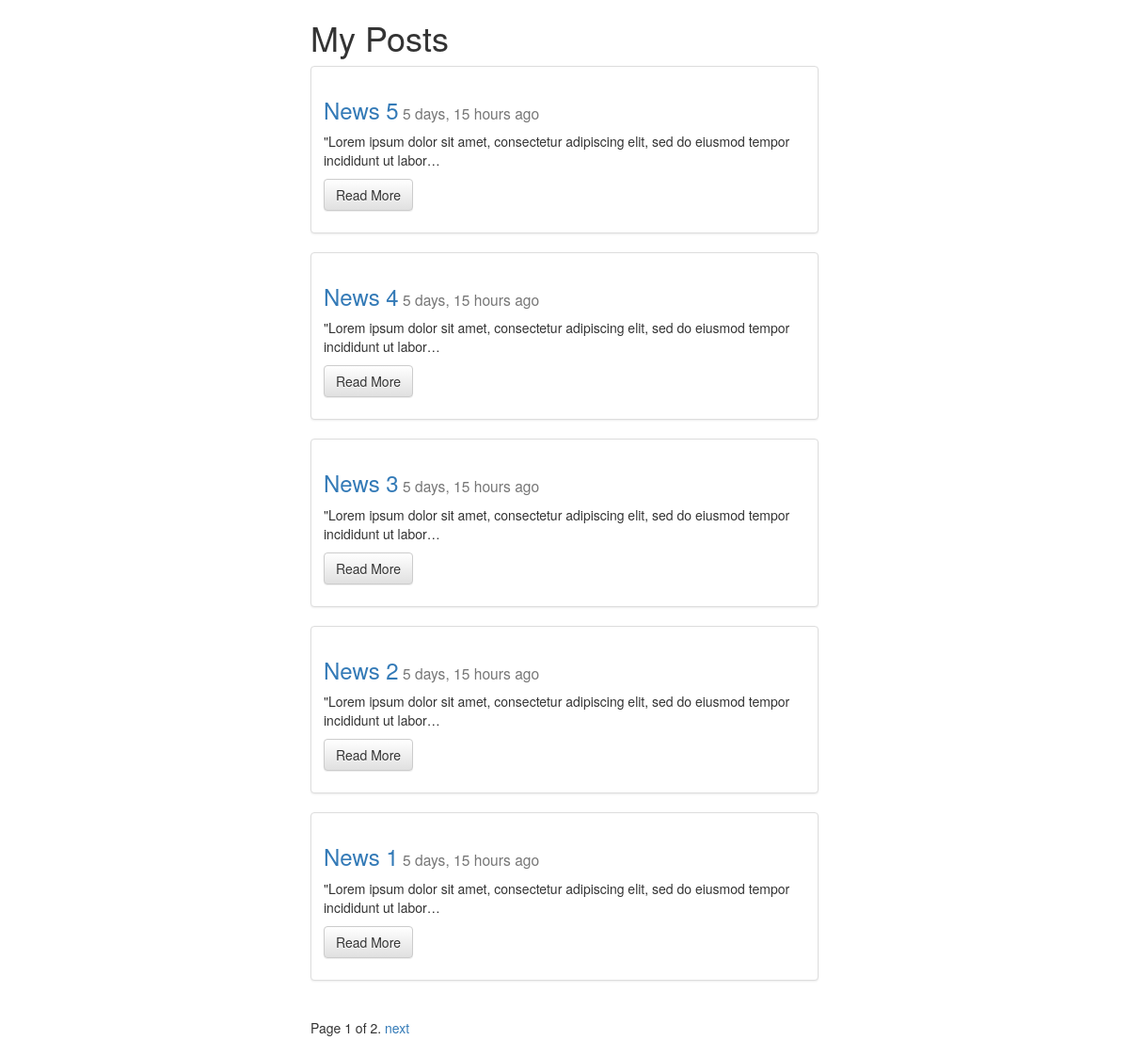
The app's page /, older data.
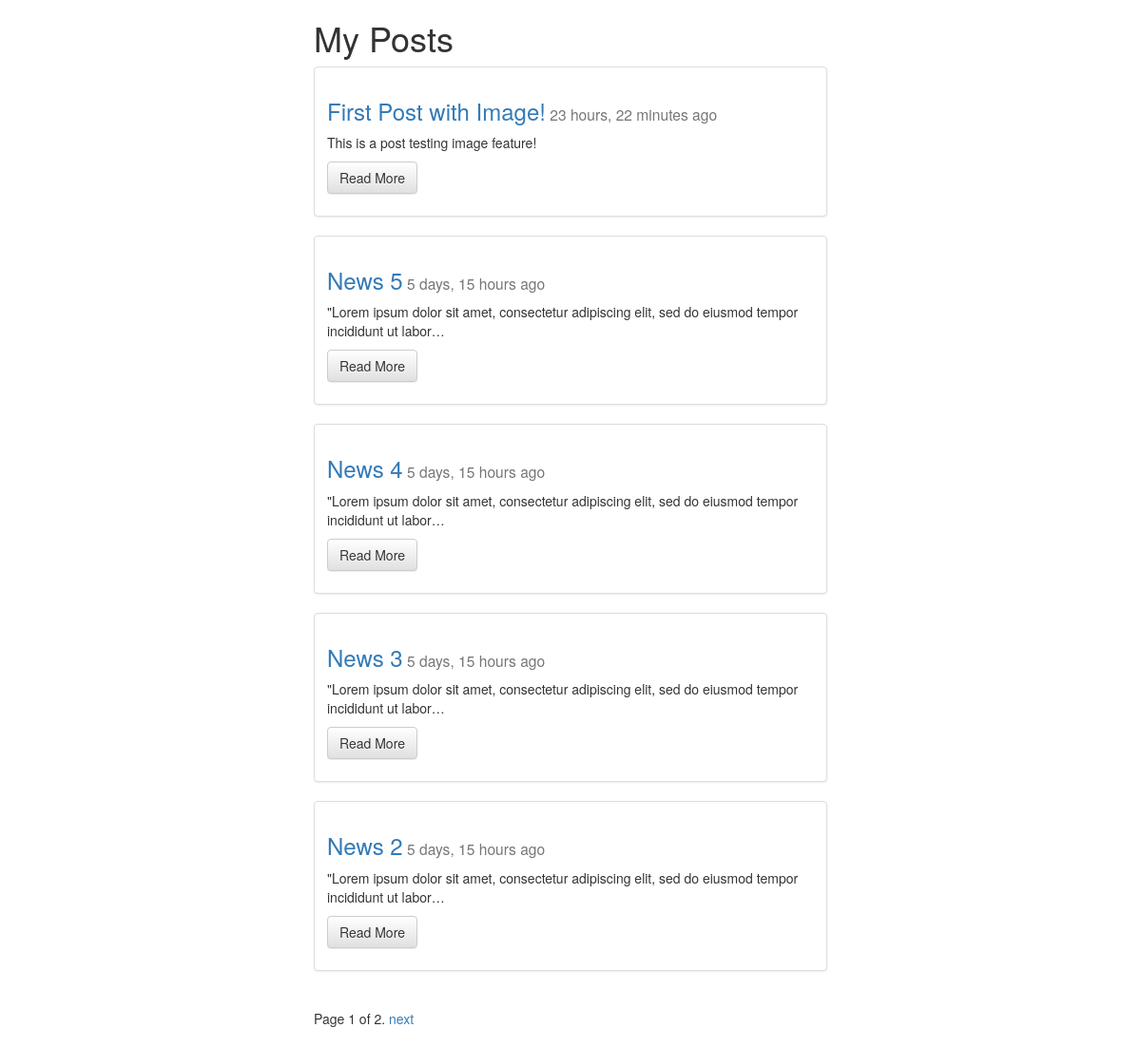
The same page, newer data.
### posts/models.py (models this page shows, shortened)
class Post(models.Model):
    title = models.CharField(max_length=150)
    content = models.TextField()
    image = models.ImageField(upload_to=upload_dir,
                              null=True,
                              blank=True,
                              width_field="width_field",
                              height_field="height_field")
    height_field = models.IntegerField(default=0)
    width_field = models.IntegerField(default=0)
    created = models.DateTimeField(auto_now=False, auto_now_add=True)
    updated = models.DateTimeField(auto_now=True, auto_now_add=False)
    def get_absolute_url(self):
        return reverse("posts:detail", kwargs={"id": self.id})

### posts/views.py (the view)
# urls.py: url(r'^$', views.post_list, name="list"), #main page
def post_list(request): #list posts
    queryset_list = Post.objects.all().order_by("-created")
    paginator = Paginator(queryset_list, 5) #Show 25 contacts per page
    page = request.GET.get('page')
    try:
        queryset = paginator.page(page)
    except PageNotAnInteger:
        queryset = paginator.page(1)
    except EmptyPage:
        queryset = paginator.page(paginator.num_pages)
    context ={
        "object_list": queryset,
        "title": "My Posts"
    }
    return render(request,"posts.html", context)

### templates/posts.html (shortened to what this page needs)
{% extends "main.html" %}
{% block content %}
<div class="col-sm-6 col-sm-offset-3">
<h1>{{ title }}</h1>
    {% for article in object_list %}
        <div class="row">
           <div class="col-sm-12">
            <div class="thumbnail">
                <div class="caption">
                  <h3><a href="{{article.get_absolute_url}}">{{ article.title }}</a><small> {{ article.created | timesince }} ago </small></h3>
                  <p>{{ article.content | truncatechars:100 }}</p>
                  <p><a href="{{article.get_absolute_url}}" class="btn btn-default" role="button">Read More</a></p>
                </div>
            </div>
           </div>
        </div>
    {% endfor %}
<div class="pagination">
    <span class="step-links">
        <span class="current">
            Page {{ object_list.number }} of {{ object_list.paginator.num_pages }}.
        </span>
        {% if object_list.has_next %}
            <a href="?page={{ object_list.next_page_number }}">next</a>
        {% endif %}
    </span>
</div>
</div>
{% endblock content %}

Row changes from the older to the newer data that the page shows:
no longer on this page (row unchanged): Post: title "News 1", created "5 days, 15 hours", content "\"Lorem ipsum dolor sit amet, consectetur adipiscing elit, sed do eiusmod tempor incididunt ut labor…"
added Post: title "First Post with Image!", created "23 hours, 22 minutes", content "This is a post testing image feature!"
